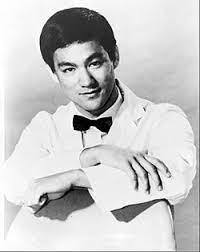
#> input picture images/bruce lee10.jpg, 200 x 252 px, given as the content of the folder images/Willis, which was not available
$ python faces_train.py
#> lines starting #> are read from the running program, lines starting #| are printed output that depends on the picture; pictures that were not available may be replaced by others from this repository, and a replacement may not be noted
from importlib.resources import path
import os
import cv2 as cv
import numpy as np
import yml

# create list of images of people (eg, ben affleck, dwayne johnson,)
people = ['Depp', 'Jackson', 'Johnson', 'Lee', 'Willis']
DIR = r'images'
haar_cascade = cv.CascadeClassifier('haar_face.xml')

features = []
labels = []

def create_train():
    for person in people:
        path = os.path.join(DIR, person)
    label = people.index(person)

    for img in os.listdir(path):
        img_path = os.path.join(path, img)

        img_array = cv.imread(img_path)
#> img_array is the input picture: shape (252, 200, 3); min 0, max 255, mean 202
        gray = cv.cvtColor(img_array, cv.COLOR_BGR2GRAY)

        faces_rect = haar_cascade.detectMultiScale(gray, scaleFactor=1.1, minNeighbors=4)
#> faces_rect = [[45, 38, 71, 71]]

        for (x,y,w,h) in faces_rect:
            faces_roi = gray[y:y+h, x:x+w] # roi = area of interest
            features.append(faces_roi)
            labels.append(label)
#> this loop made 1 pass
#> pass 1, in create_train, `faces_roi = gray[y:y+h, x:x+w]`:
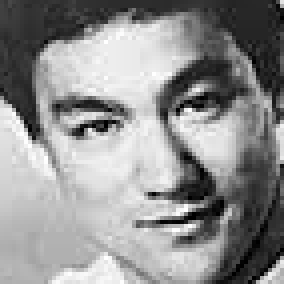
#> faces_roi: shape (71, 71) (shown 4 times larger); min 0, max 255, mean 143.4
#> after the loop, features = 1 item; labels = [4]

create_train()
print('Training done')
# train the recognizer on the features list and the labels list

features = np.array(features, dtype='object')
labels = np.array(labels)

face_recognizer = cv.face.LBPHFaceRecognizer_create()

#> (the run stopped early here; a loop or call above may not have finished)

$ run again, on images/bruce lee15.jpg
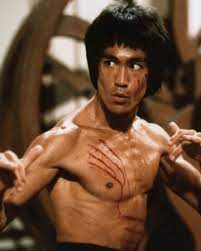
#> input picture images/bruce lee15.jpg, 201 x 251 px, given as the content of the folder images/Willis, which was not available
#> in create_train, img_array is the input picture: shape (251, 201, 3); mean B, G, R 53.6, 75.7, 107.4
#> in create_train, `gray = cv.cvtColor(img_array, cv.COLOR_BGR2GRAY)`:
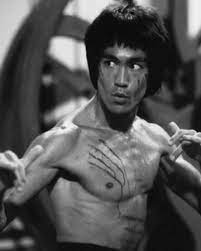
#> gray: shape (251, 201); min 1, max 250, mean 82.7
#> faces_rect = [[89, 38, 67, 67]]
#> the loop in create_train, `for (x,y,w,h) in faces_rect:` made 1 pass
#> pass 1, in create_train, `faces_roi = gray[y:y+h, x:x+w]`:
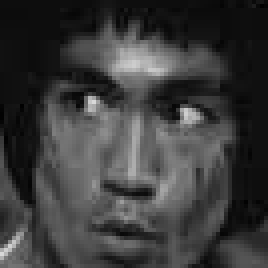
#> faces_roi: shape (67, 67) (shown 4 times larger); min 1, max 217, mean 59.7
#> after the loop in create_train, `for (x,y,w,h) in faces_rect:`: features = 1 item; labels = [4]

$ run again, on images/bruce lee16.jpg
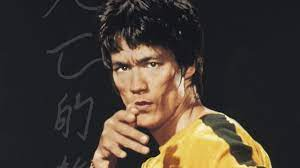
#> input picture images/bruce lee16.jpg, 300 x 168 px, given as the content of the folder images/Willis, which was not available
#> in create_train, img_array is the input picture: shape (168, 300, 3); mean B, G, R 51.4, 59.9, 68.6
#> in create_train, `gray = cv.cvtColor(img_array, cv.COLOR_BGR2GRAY)`:
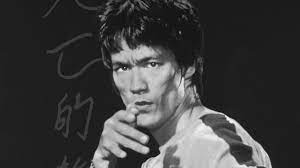
#> gray: shape (168, 300); min 2, max 252, mean 61.4
#> faces_rect = [[101, 37, 74, 74]]
#> the loop in create_train, `for (x,y,w,h) in faces_rect:` made 1 pass
#> pass 1, in create_train, `faces_roi = gray[y:y+h, x:x+w]`:
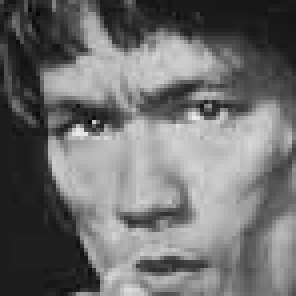
#> faces_roi: shape (74, 74) (shown 4 times larger); min 6, max 236, mean 111.2
#> after the loop in create_train, `for (x,y,w,h) in faces_rect:`: features = 1 item; labels = [4]
